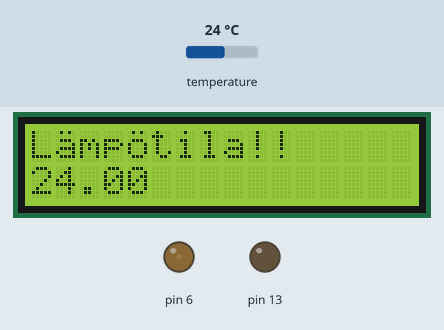
Simulated run of this sketch. Board: Arduino Uno, built with avr-gcc and run on an emulated ATmega328P. On the bench: 16×2 character LCD, output pins drawn as LEDs (lit = HIGH). The test bench sets the inputs (shaded band); at power-on: temperature 24 °C. What the sketch prints to the serial monitor is not drawn.

Above: at 1.2 s.
1.3 s: temperature set to 12 °C
At 2.8 s:
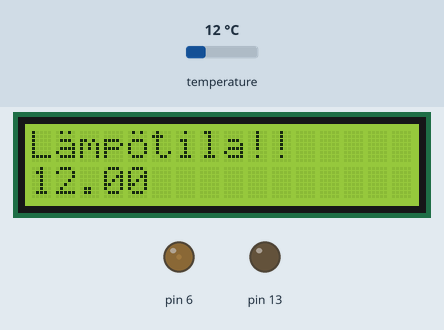
3.1 s: temperature set to 19 °C
At 3.8 s:
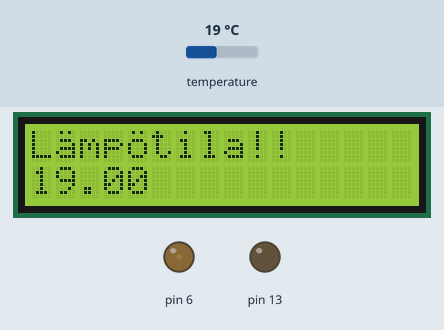
4.6 s: temperature set to 28 °C
At 6.1 s:
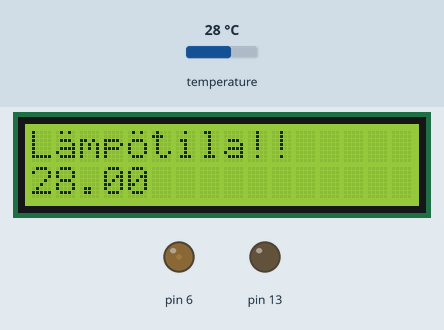
Timing chart, 0 to 7.6 s (numbered marks = the images above; inputs shaded):
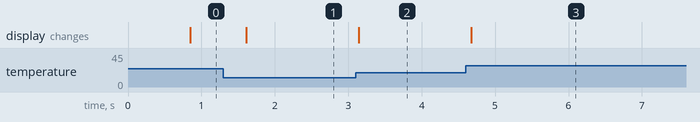

Measured:
- after the input at 1.3 s, the display: changes after 0.31 s (image 1)
- after the input at 3.1 s, the display: changes at once (image 2)
- after the input at 4.6 s, the display: changes after 0.07 s (image 3)

The sketch:

sketch_jun08a.ino
```cpp
/*
Library Originally added by David A Mellis
Library Modified by Limor Fried
Example added by Tom Igoe
Modified by Tom Igoe
This example is in the public domain. http://www.arduino.cc.en/Tutorial/LiquidCrystal
Contrast modification by Ahmed Murtaza Qureshi (www.engineeringlearning.blogspot.com)
*/
#include <LiquidCrystal.h>
#include <OneWire.h>
#include <DallasTemperature.h>


#define ONE_WIRE_BUS 10
OneWire oneWire(ONE_WIRE_BUS);

DallasTemperature sensors(&oneWire);

int Contrast=15;

// initialize the library with the numbers of the interface pins
LiquidCrystal lcd(12, 11, 5, 4, 3, 2);

byte customChar1[] = {

  B01010,
  B00000,
  B01110,
  B00001,
  B01111,
  B10001,
  B01111,
  B00000
};

byte customChar2[] = {

  B01010,
  B00000,
  B01110,
  B10001,
  B10001,
  B10001,
  B01110,
  B00000
};
void setup()
{
  Serial.begin(9600);
  Serial.println("LCD test with PWM contrast adjustment");
  pinMode(13,OUTPUT);
  analogWrite(6,Contrast);

  sensors.begin();
  // set up the LCD's number of columns and rows:
 lcd.createChar(0, customChar1);
  lcd.createChar(1, customChar2);
  lcd.begin(16, 2);

  // Print a message to the LCD.
 lcd.print("L");
  lcd.write(byte(0));
  lcd.print("mp");
    lcd.write(byte(1));
      lcd.print("tila!!");
}

void loop()
{

  sensors.requestTemperatures();
  lcd.setCursor(0, 1);
  // print the number of seconds since reset:
  lcd.print(sensors.getTempCByIndex(0));
}
```
